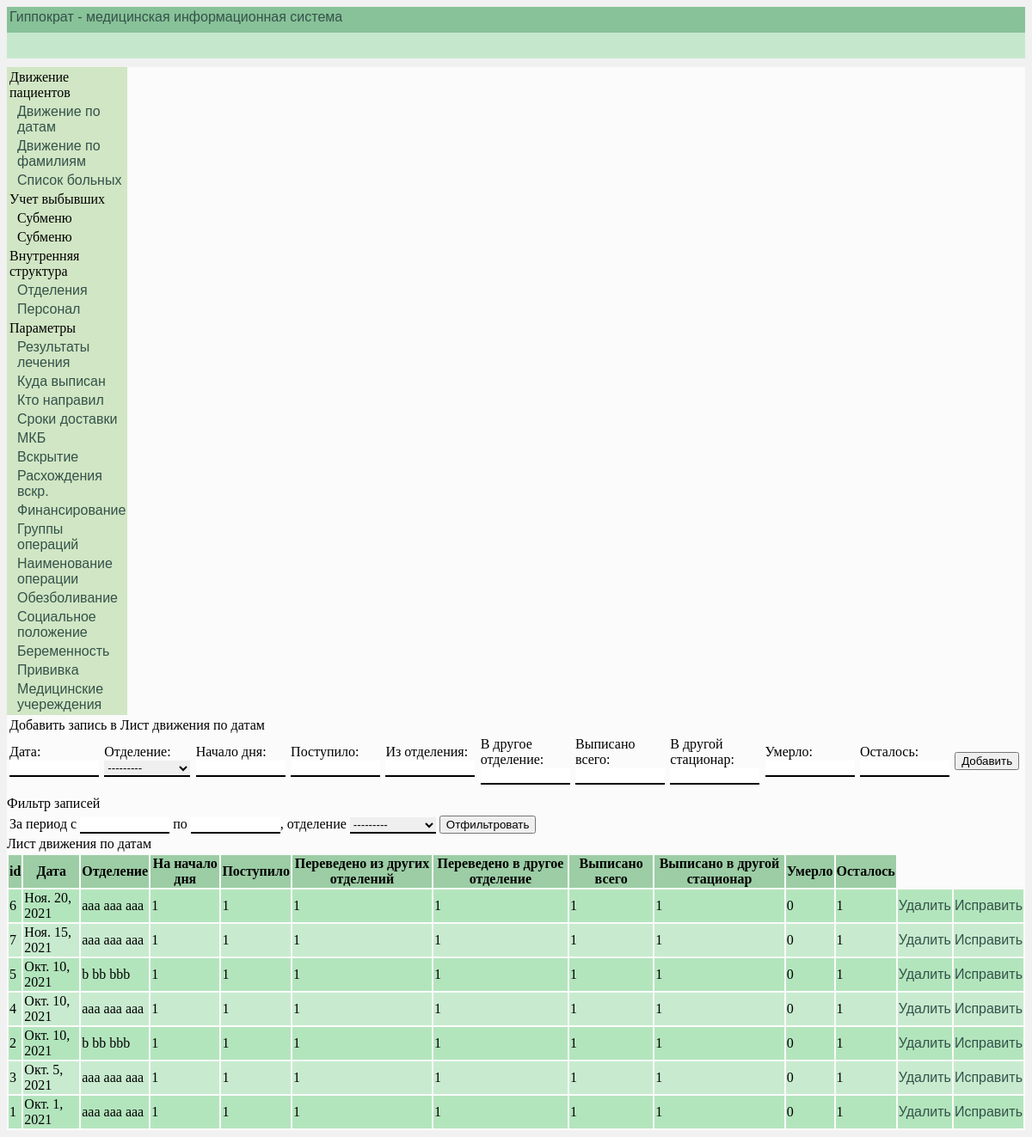
The app's page /list_move/ with its own data.
### ListOfPatients/models.py (models this page shows)
class ListPatPageOne(models.Model):
    date = models.DateField(db_index=True, verbose_name='Дата')
    depart = models.ForeignKey(InternalStructure, on_delete=models.PROTECT, null=True)
    on_start_day = models.IntegerField(verbose_name='Начало дня')
    receive = models.IntegerField(verbose_name='Поступило ')
    transfer_from = models.IntegerField(verbose_name='Переведено из других отделений')
    transfer_to = models.IntegerField(verbose_name='Переведено в другие отделения')
    release_total = models.IntegerField(verbose_name='Выписано всего')
    rel_total_to = models.IntegerField(verbose_name='Выписано в другие отделения')
    die = models.IntegerField(verbose_name='Умерло')
    remain = models.IntegerField(verbose_name='Осталось')
    class Meta():
        verbose_name_plural = 'Лист движения пациентов'
        verbose_name = 'Лист движения пациентов'
        ordering = ['-date']

### InternalStructure/models.py (models this page shows)
class InternalStructure(models.Model):
    NameDepart = models.CharField(db_index=True, verbose_name='Отделение', max_length=40)
    TotalBeds = models.IntegerField(verbose_name='Всего коек')
    UsedBeds = models.IntegerField(verbose_name='Занято коек')
    UnusedBeds = models.IntegerField(verbose_name='Свободно коек')
    class Meta():
        verbose_name_plural = 'Внутренняя структура'
        verbose_name = 'Внутренняя структура'
        ordering = ['NameDepart']
    def __str__(self):
        return self.NameDepart

### Main/views.py (the view)
# urls.py: path('list_move/', data_page, {'model': ListPatPageOne, 'rec_form': ListPatPageOneForms,
def data_page(request, model, rec_form, template, filter_form=None):
    list_of_records = model.objects.all()
    if request.method == 'POST':
        add_list_form = rec_form(request.POST)
        if add_list_form.is_valid():
            add_list_form.save()
            rev = template
            return HttpResponseRedirect(reverse(rev))
    else:
        return render(request, 'Main/' + template + '.html', {'list_of_records': list_of_records,
                                                              'rec_form': rec_form,
                                                              'filter_form': filter_form})

### Main/templates/Main/list_move.html
{% extends "Main/base.html" %}
{% block content %}
{% include "ListOfPatients/list_move.html" %}
{% endblock %}

### ListOfPatients/templates/ListOfPatients/list_move.html (shortened to what this page needs)
{% load static %}
<!DOCTYPE html>
<html lang="ru">
<head>
    <link rel="stylesheet" type="text/css" href="{% static 'ListOfPatients/css/ListMove.css' %}" >
</head>
<body>
<div id="add_pat">
    <table id="table_add_pat">
        <tr>
            <td colspan="4">Добавить запись в Лист движения по датам</td>
        </tr>
        <tr>
            <form method="POST">
                <td>Дата: {{ rec_form.date }}</td>
                <td>Отделение: {{ rec_form.depart }}</td>
                <td>Начало дня: {{ rec_form.on_start_day }}</td>
                <td>Поступило: {{ rec_form.receive }}</td>
                <td>Из отделения: {{ rec_form.transfer_from }}</td>
                <td>В другое отделение: {{ rec_form.transfer_to }}</td>
                <td>Выписано всего: {{ rec_form.release_total }}</td>
                <td>В другой стационар: {{ rec_form.rel_total_to }}</td>
                <td>Умерло: {{ rec_form.die }}</td>
                <td>Осталось: {{ rec_form.remain }}</td>
                <td><input class="button" type="submit" value="Добавить" ></td>
            </form>
        </tr>
    </table>
</div>
<div>
    <table>
        <tr>
            <form action="/filter_record_list_move/" method="POST">
                <td>За период с {{ filter_form.start_date }} по {{ filter_form.end_date }},</td>
                <td>отделение {{ filter_form.depart }}</td>
                <td><input type="submit" value="Отфильтровать" ></td>
            </form>
        </tr>
    </table>
</div>
<table id="Table_list">
    <tr class="Table_list_pat_head">
        <th>id</th>
        <th>Дата</th>
        <th>Отделение</th>
        <th>На начало дня</th>
        <th>Поступило</th>
        <th>Переведено из других отделений</th>
        <th>Переведено в другое отделение</th>
        <th>Выписано всего</th>
        <th>Выписано в другой стационар</th>
        <th>Умерло</th>
        <th>Осталось</th>
    </tr>
        {% for rec in list_of_records %}
            <tr>
                <td>{{ rec.id }}</td>
                <td>{{ rec.date }}</td>
                <td>{{ rec.depart }}</td>
                <td>{{ rec.on_start_day }}</td>
                <td>{{ rec.receive }}</td>
                <td>{{ rec.transfer_from }}</td>
                <td>{{ rec.transfer_to }}</td>
                <td>{{ rec.release_total }}</td>
                <td>{{ rec.rel_total_to }}</td>
                <td>{{ rec.die }}</td>
                <td>{{ rec.remain }}</td>
                <td><a href="{% url 'delete_list_move' id_record=rec.id %}">Удалить</a></td>
                <td><a href="{% url 'edit_list_move' id_record=rec.id %}">Исправить</a></td>
             </tr>
        {% endfor %}
</table>
</body>
</html>

### Main/static/Main/css/index.css (style rules this page uses)
a { font-family: sans-serif; text-decoration: none; }
a:link { color: #34524a; }
body { background: #ecececb2; }

### ListOfPatients/static/ListOfPatients/css/ListMove.css (style rules this page uses)
#Table_list th { background: #50995e5e; }
#Table_list tbody tr:nth-child(odd) { background: #b3e5bd; }
#Table_list tbody tr:nth-child(even) { background: #b3e5bdb2; }
#table_add_pat td { text-align: left; width: 150px; }
#add_pat { margin-bottom: 10px; }
#id_date { border:0; border-bottom: 2px solid #000; width: 100px; }
#id_depart { border:0; border-bottom: 2px solid #000; width: 100px; }
#id_on_start_day { border:0; border-bottom: 2px solid #000; width: 100px; }
#id_receive { border:0; border-bottom: 2px solid #000; width: 100px; }
#id_transfer_from { border:0; border-bottom: 2px solid #000; width: 100px; }
#id_transfer_to { border:0; border-bottom: 2px solid #000; width: 100px; }
#id_release_total { border:0; border-bottom: 2px solid #000; width: 100px; }
#id_rel_total_to { border:0; border-bottom: 2px solid #000; width: 100px; }
#id_die { border:0; border-bottom: 2px solid #000; width: 100px; }
#id_remain { border:0; border-bottom: 2px solid #000; width: 100px; }
#id_start_date { border:0; border-bottom: 2px solid #000; width: 100px; }
#id_end_date { border:0; border-bottom: 2px solid #000; width: 100px; }

### records on screen
ListPatPageOne: id "6", date "Ноя. 20, 2021", depart "aaa aaa aaa", on_start_day "1", receive "1", transfer_from "1", transfer_to "1", release_total "1", rel_total_to "1", die "0", remain "1"
ListPatPageOne: id "7", date "Ноя. 15, 2021", depart "aaa aaa aaa", on_start_day "1", receive "1", transfer_from "1", transfer_to "1", release_total "1", rel_total_to "1", die "0", remain "1"
ListPatPageOne: id "5", date "Окт. 10, 2021", depart "b bb bbb", on_start_day "1", receive "1", transfer_from "1", transfer_to "1", release_total "1", rel_total_to "1", die "0", remain "1"
ListPatPageOne: id "4", date "Окт. 10, 2021", depart "aaa aaa aaa", on_start_day "1", receive "1", transfer_from "1", transfer_to "1", release_total "1", rel_total_to "1", die "0", remain "1"
ListPatPageOne: id "2", date "Окт. 10, 2021", depart "b bb bbb", on_start_day "1", receive "1", transfer_from "1", transfer_to "1", release_total "1", rel_total_to "1", die "0", remain "1"
ListPatPageOne: id "3", date "Окт. 5, 2021", depart "aaa aaa aaa", on_start_day "1", receive "1", transfer_from "1", transfer_to "1", release_total "1", rel_total_to "1", die "0", remain "1"
ListPatPageOne: id "1", date "Окт. 1, 2021", depart "aaa aaa aaa", on_start_day "1", receive "1", transfer_from "1", transfer_to "1", release_total "1", rel_total_to "1", die "0", remain "1"
